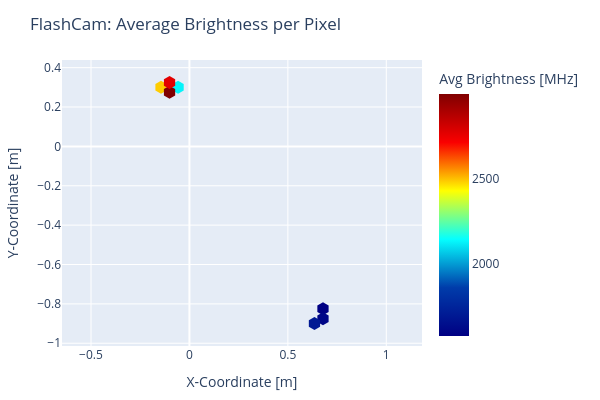

Here is the notebook cell this chart was saved with:
### Code cell
typed_nn_pix = get_typed_nn_pix(5)
print(typed_nn_pix)

new_high_pixel = read_single_run_utc_cut(161197)
pix = new_high_pixel[0]
tmp = new_high_pixel[1]
brightness = new_high_pixel[2]

tracks, possible_meteorites = track_sorter(pix, tmp, brightness, typed_nn_pix)

print(tracks)

for i, track in enumerate(tracks):
    pix = track[0]
    times = track[1]
    brightness = track[2]
    print(f"Track {i} — Unique Pixels: {len(set(pix))}")
    print(f"  First  → Pixel ID: {pix[0]}, Time: {times[0]}, Brightness: {brightness[0]}")
    print(f"  Last   → Pixel ID: {pix[-1]}, Time: {times[-1]}, Brightness: {brightness[-1]}")

plot_brightness_in_trackly(tracks)
plot_brightness_in_track(tracks)
plot_binned_total_flux_light_curve(tracks, track_number=0, time_bin_size=0.1)
plt.show()

### Figure 1 — Plotly figure (JSON) as saved in the notebook; plotly's stock layout.template omitted (floating-point values rounded to 4 significant figures)
{"data": [{"hovertemplate": "<b>%{hovertext}</b><br><br>X-Coordinate [m]=%{x}<br>Y-Coordinate [m]=%{y}<br>Avg Brightness [MHz]=%{marker.color}<extra></extra>", "hovertext": [600, 604, 606, 766, 1741, 1742, 1757], "legendgroup": "", "marker": {"color": [2126.0, 2486.0, 2999.0, 2767.0, 1572.0, 1602.0, 1691.0], "coloraxis": "coloraxis", "size": 13, "symbol": "hexagon"}, "mode": "markers", "name": "", "orientation": "v", "showlegend": false, "type": "scatter", "x": [-0.05774, -0.1443, -0.101, -0.101, 0.6784, 0.6784, 0.6351], "xaxis": "x", "y": [0.3, 0.3, 0.275, 0.325, -0.825, -0.875, -0.9], "yaxis": "y"}], "layout": {"coloraxis": {"colorbar": {"title": {"text": "Avg Brightness [MHz]"}}, "colorscale": [[0, "rgb(0,0,131)"], [0.2, "rgb(0,60,170)"], [0.4, "rgb(5,255,255)"], [0.6, "rgb(255,255,0)"], [0.8, "rgb(250,0,0)"], [1, "rgb(128,0,0)"]]}, "height": 400, "legend": {"tracegroupgap": 0}, "margin": {"b": 40, "l": 40, "r": 40, "t": 60}, "title": {"text": "FlashCam: Average Brightness per Pixel"}, "width": 600, "xaxis": {"anchor": "y", "domain": [0, 1], "title": {"text": "X-Coordinate [m]"}}, "yaxis": {"anchor": "x", "domain": [0, 1], "scaleanchor": "x", "scaleratio": 1, "title": {"text": "Y-Coordinate [m]"}}}}
